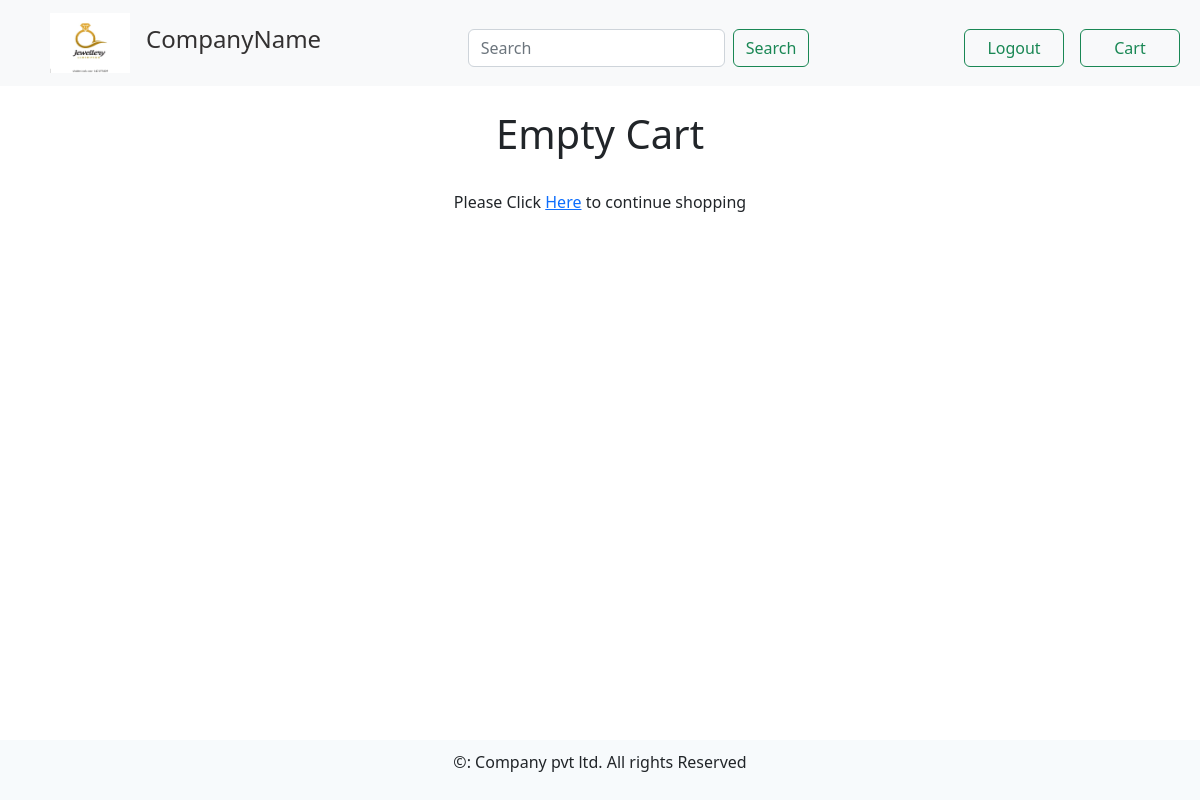
The app's page /cart/ (signed in), older data.
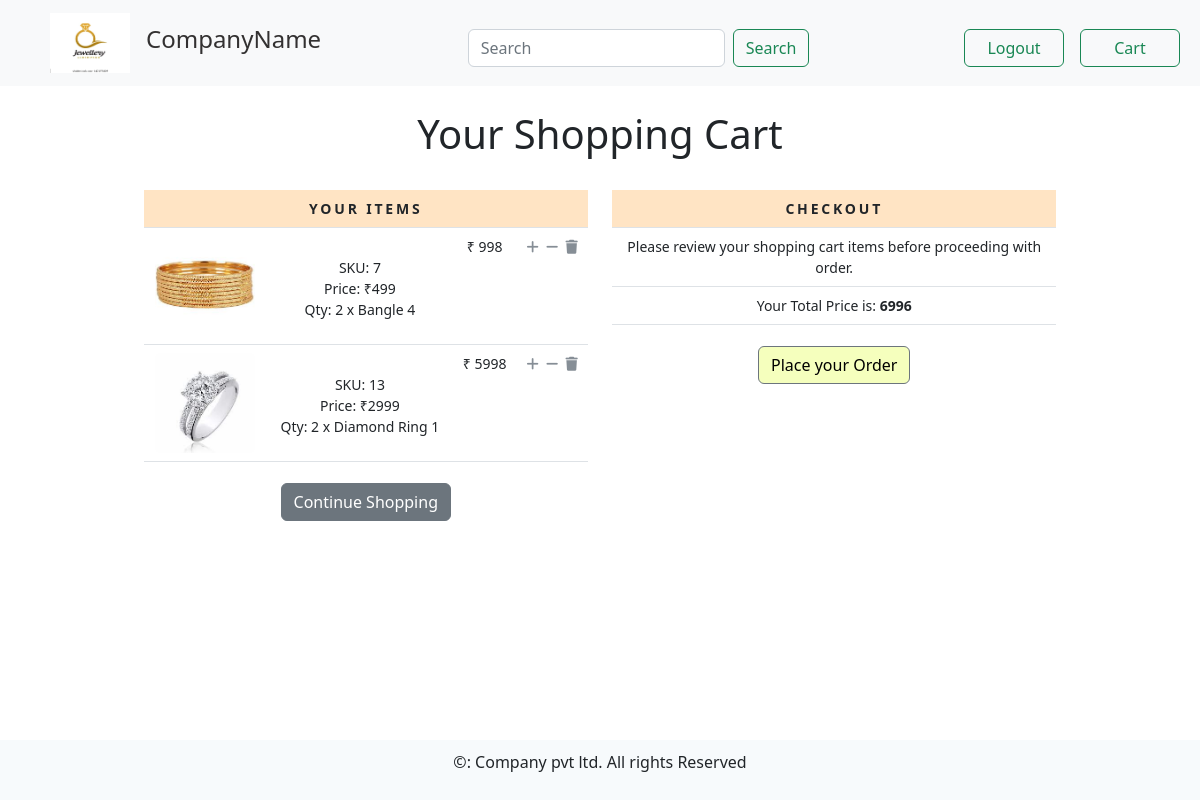
The same page, newer data.
### cart/models.py (models this page shows)
class Cart(models.Model):
    user = models.ForeignKey(User, on_delete=models.CASCADE)
    product = models.ForeignKey(Product, on_delete=models.CASCADE)
    quantity = models.IntegerField()
    def sub_total(self):
        return self.product.product_price * self.quantity
    def __str__(self):
        return "{}".format(self.product)

### products/models.py (models this page shows)
class Product(models.Model):
    product_name = models.CharField(max_length=250)
    product_description = models.TextField(null=True, blank=True)
    product_price = models.IntegerField()
    product_discount = models.IntegerField(null=True, blank=True, default=0)
    product_final_price = models.IntegerField()
    product_slug = models.SlugField(unique=True, max_length=250, null=True, blank=True)
    product_category = models.ForeignKey(Category,on_delete=models.SET_NULL, null=True, blank=True)
    product_img = models.ImageField(upload_to='ProductImages', null=True, blank=True)
    stock = models.IntegerField(default=10)
    created = models.DateTimeField(auto_now_add=True)
    updated = models.DateTimeField(auto_now=True)
    objects = ModelManage()
    def __str__(self):
        return self.product_name
    def get_absolute_url(self):
        return reverse("products:product_detail_view", kwargs={'cat':self.product_category.category_slug, 'prd':self.product_slug})

### cart/views.py (the view)
# urls.py: path('', views.cart_detail, name='cart_detail'),
@login_required
def cart_detail(request, total=0, counter=0, cart_items=None):
    try:
        cart_items = Cart.objects.filter(user=request.user)
        for cart_item in cart_items:
            total += cart_item.product.product_price * cart_item.quantity
            counter += cart_item.quantity
    except ObjectDoesNotExist:
        pass
    return render(request, 'cart/cart.html', {'cart_items':cart_items, 'total':total, 'counter':counter})

### templates/cart/cart.html
{% extends 'base.html' %}
{% block content %}
{% if not cart_items %}
<div>
    <div class="text-center"><br>
        <h1 class="text-center my_title">Empty Cart</h1><br>
        <p class="text-center"> Please Click <a href="{% url 'products:home_view' %}">Here</a> to continue shopping</p>
    </div>
</div>
{% else %}
<div>
    <div class="text-center"><br>
        <h1 class="text-center my_title"> Your Shopping Cart </h1><br>
    </div>
</div>
<div class="row mx-auto">
    <div class="col-lg-6 text-center">
        <table class="table my_custom_table">
            <thead class="my_custom_thead">
                <tr>
                    <th colspan="5">Your items</th>
                </tr>
            </thead>
            <tbody>
                {% for cart_item in cart_items %}
                <tr>
                    <td>
                        <a href="{{ cart_item.product.get_absolute_url }}"><img src="{{ cart_item.product.product_img.url }}" alt="" style="width: 100px; height: 100px;" class="float-left rounded custom_image"></a>
                    </td>
                    <td class="text-lef">
                        {{ cart_item.product.name }}<br>
                        SKU: {{ cart_item.product.id }}<br>
                        Price: &#x20B9;{{ cart_item.product.product_price }}<br>
                        Qty: {{ cart_item.quantity }} x  {{ cart_item }}
                    </td>
                    <td>
                        &#x20B9; {{ cart_item.sub_total }}
                    </td>
                    {% if cart_item.quantity < cart_item.product.stock %}
                    <td>
                        <a href="{% url 'cart:add_cart' cart_item.product.id %}" class="custom_a"><i class="fa fa-plus custom_icon"></i></a>
                        &nbsp;<a href="{% url 'cart:cart_remove' cart_item.product.id %}" class="custom_a"><i class="fa fa-minus custom_icon"></i></a>
                        &nbsp;<a href="{% url 'cart:full_remove' cart_item.product.id %}" class="custom_a"><i class="fa fa-trash custom_icon"></i></a>
                    </td>
                    {% else %}
                    <td>
                        &nbsp;<a href="{% url 'cart:cart_remove' cart_item.product.id %}" class="custom_a"><i class="fa fa-minus custom_icon"></i></a>
                        &nbsp;<a href="{% url 'cart:full_remove' cart_item.product.id %}" class="custom_a"><i class="fa fa-trash custom_icon"></i></a>
                    </td>
                    {% endif %}
                </tr>
                {% endfor %}
            </tbody>
        </table>
        <div class="mx-auto">
            <a href="{% url 'products:home_view' %}" class="btn btn-secondary btn-block my_custom_button">Continue Shopping</a>
        </div>
    </div>
    <div class="col-lg-6 text-center">
        <table class="table my_custom_table">
            <thead class="my_custom_thead">
                <tr>
                    <th>Checkout</th>
                </tr>
            </thead>
            <tbody>
                <tr>
                    <td>Please review your shopping cart items before proceeding with order.</td>
                </tr>
                <tr>
                    <td class="text-left">Your Total Price is: <strong>{{ total }}</strong></td>
                </tr>
            </tbody>
        </table>
        <div class="mx-auto">
            <a href="#" class="btn btn-secondary btn-block my_custom_button" style="background : #f5ffbd; color:black;">Place your Order</a>
        </div>
    </div>
</div>
{% endif %}
{% endblock %}

Row changes from the older to the newer data that the page shows:
added Cart: product.product_img (picture), product.id "7", product.product_price "499", quantity "2", product.product_name "Bangle 4", sub_total "998"
added Cart: product.product_img (picture), product.id "13", product.product_price "2999", quantity "2", product.product_name "Diamond Ring 1", sub_total "5998"
Text that changed along with them:
{{ total }}: (not shown) → "6996"
text no longer shown: "Empty Cart Please Click Here to continue shopping"
text now shown: "Your Shopping Cart YOUR ITEMS Continue Shopping CHECKOUT Please review your shopping cart items before proceeding with order. Your Total Price is: Place your Order"
